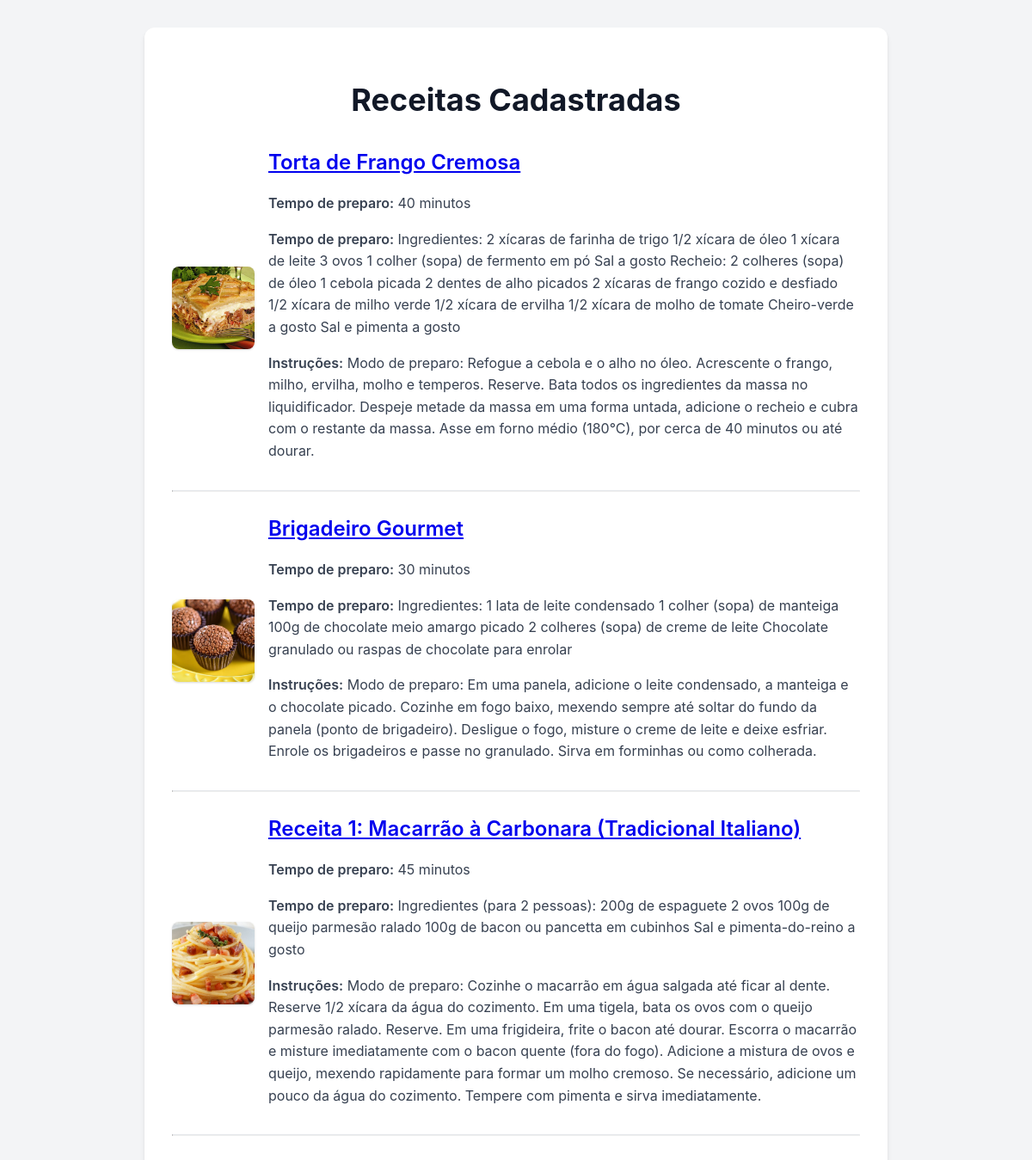
Before: /recipes/ with the older database file.
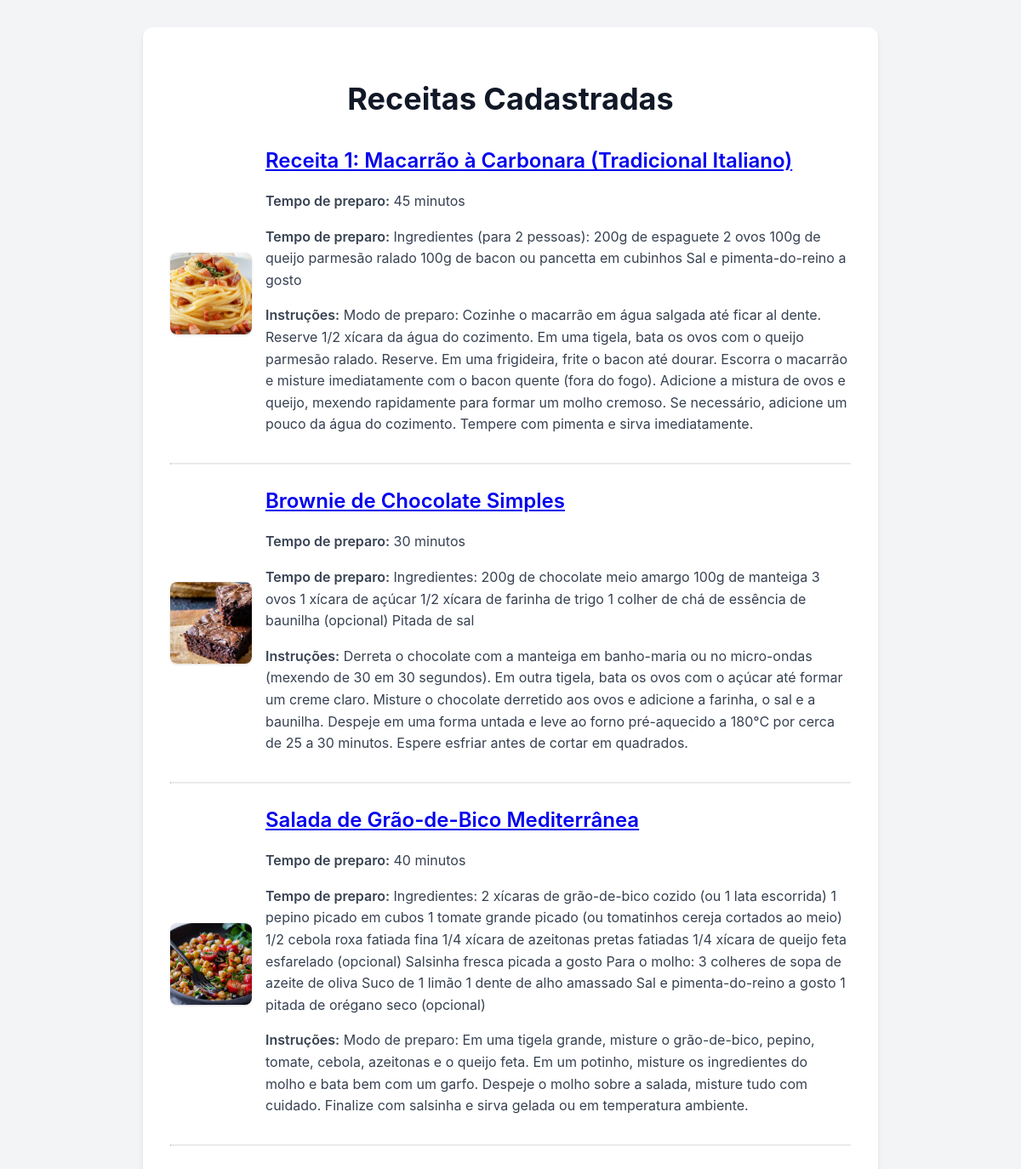
After: the same page with the newer database file.
### recipes/models.py (models this page shows, shortened)
class Recipe(models.Model):
    title = models.CharField(max_length=200)
    ingredients = models.TextField()
    instructions = models.TextField()
    cooking_time = models.IntegerField(help_text="Em minutos")
    image = models.ImageField(upload_to='recipes/', blank=True, null=True)
    class Meta:
        verbose_name_plural = 'Recipes'

### recipes/views.py (the view)
# urls.py: path('', views.recipe_list, name='recipe_list'),
def recipe_list(request):
    recipes = Recipe.objects.all()
    return render(request, 'recipes/recipe_list.html', {'recipes': recipes})

### recipes/templates/recipes/recipe_list.html (shortened to what this page needs)
<!DOCTYPE html>
<html lang="pt-br">
<head>
</head>
<body>
    <div class="container">
        <h1>Receitas Cadastradas</h1>
        {% for recipe in recipes %}
        <div class="recipe-item">
            {% if recipe.image %}
                <img src="{{ recipe.image.url }}" alt="">
            {% endif %}
            <div class="recipe-content">
                <h2><a href="{% url 'recipe_detail' recipe.pk %}">{{ recipe.title }}</a></h2>
                <p><strong>Tempo de preparo:</strong> {{ recipe.cooking_time }} minutos</p>
                <p><strong>Tempo de preparo:</strong> {{ recipe.ingredients }}</p>
                <p><strong>Instruções:</strong> {{ recipe.instructions }}</p>
            </div>
        </div>
        <hr>
        {% empty %}
            <p class="empty-message">Nenhuma receita cadastrada.</p>
        {% endfor %}
    </div>
</body>
</html>

### recipes/templates/recipes/recipe_list.html (style rules this page uses)
body { font-family: 'Inter', sans-serif; background-color: #f3f4f6; color: #374151; line-height: 1.6; }
.container { max-width: 800px; margin: 2rem auto; padding: 2rem; background-color: #ffffff; border-radius: 0.75rem; box-shadow: 0 4px 6px -1px rgba(0,0,0,0.1), 0 2px 4px -1px rgba(0,0,0,0.06); }
h1 { color: #111827; font-size: 2.25rem; font-weight: 700; margin-bottom: 1.5rem; text-align: center; }
.recipe-item { display: flex; align-items: center; gap: 1rem; margin-bottom: 1.5rem; }
.recipe-item img { width: 96px; height: 96px; object-fit: cover; border-radius: 0.5rem; box-shadow: 0 1px 3px rgba(0,0,0,0.1), 0 1px 2px rgba(0,0,0,0.06); }
.recipe-content { flex-grow: 1; }
h2 { font-size: 1.5rem; font-weight: 600; margin-top: 0; margin-bottom: 0.75rem; }
h2 a { color: #4f46e5 text-decoration: none; transition: color 0.2s ease-in-out; }
p { margin-bottom: 0.5rem; }
strong { font-weight: 600; }
hr { border-top: 1px solid #e5e7eb; margin-top: 1.5rem; margin-bottom: 1.5rem; }

Changed rows visible on the page:
removed Recipe: image (picture), title "Torta de Frango Cremosa", cooking_time "40", ingredients "Ingredientes: 2 xícaras de farinha de trigo 1/2 xícara de óleo 1 xícara de leite 3 ovos 1 colher (sopa) de fermento em pó Sal a gosto Recheio: 2 colheres (sopa) de óleo 1 cebola picada 2 dentes de alho picados 2 xícaras de frango cozido e desfiado 1/2 xícara de milho verde 1/2 xícara de ervilha 1/2 xícara de molho de tomate Cheiro-verde a gosto Sal e pimenta a gosto", instructions "Modo de preparo: Refogue a cebola e o alho no óleo. Acrescente o frango, milho, ervilha, molho e temperos. Reserve. Bata todos os ingredientes da massa no liquidificador. Despeje metade da massa em uma forma untada, adicione o recheio e cubra com o restante da massa. Asse em forno médio (180°C), por cerca de 40 minutos ou até dourar."
removed Recipe: image (picture), title "Brigadeiro Gourmet", cooking_time "30", ingredients "Ingredientes: 1 lata de leite condensado 1 colher (sopa) de manteiga 100g de chocolate meio amargo picado 2 colheres (sopa) de creme de leite Chocolate granulado ou raspas de chocolate para enrolar", instructions "Modo de preparo: Em uma panela, adicione o leite condensado, a manteiga e o chocolate picado. Cozinhe em fogo baixo, mexendo sempre até soltar do fundo da panela (ponto de brigadeiro). Desligue o fogo, misture o creme de leite e deixe esfriar. Enrole os brigadeiros e passe no granulado. Sirva em forminhas ou como colherada."
added Recipe: image (picture), title "Brownie de Chocolate Simples", cooking_time "30", ingredients "Ingredientes: 200g de chocolate meio amargo 100g de manteiga 3 ovos 1 xícara de açúcar 1/2 xícara de farinha de trigo 1 colher de chá de essência de baunilha (opcional) Pitada de sal", instructions "Derreta o chocolate com a manteiga em banho-maria ou no micro-ondas (mexendo de 30 em 30 segundos). Em outra tigela, bata os ovos com o açúcar até formar um creme claro. Misture o chocolate derretido aos ovos e adicione a farinha, o sal e a baunilha. Despeje em uma forma untada e leve ao forno pré-aquecido a 180°C por cerca de 25 a 30 minutos. Espere esfriar antes de cortar em quadrados."
added Recipe: image (picture), title "Salada de Grão-de-Bico Mediterrânea", cooking_time "40", ingredients "Ingredientes: 2 xícaras de grão-de-bico cozido (ou 1 lata escorrida) 1 pepino picado em cubos 1 tomate grande picado (ou tomatinhos cereja cortados ao meio) 1/2 cebola roxa fatiada fina 1/4 xícara de azeitonas pretas fatiadas 1/4 xícara de queijo feta esfarelado (opcional) Salsinha fresca picada a gosto Para o molho: 3 colheres de sopa de azeite de oliva Suco de 1 limão 1 dente de alho amassado Sal e pimenta-do-reino a gosto 1 pitada de orégano seco (opcional)", instructions "Modo de preparo: Em uma tigela grande, misture o grão-de-bico, pepino, tomate, cebola, azeitonas e o queijo feta. Em um potinho, misture os ingredientes do molho e bata bem com um garfo. Despeje o molho sobre a salada, misture tudo com cuidado. Finalize com salsinha e sirva gelada ou em temperatura ambiente."
